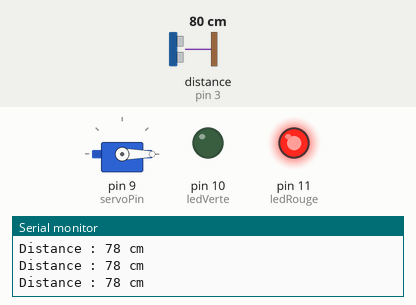
The sketch below on a simulated Arduino Uno, built with avr-gcc and run on an emulated ATmega328P. On the bench: servo, output pins drawn as LEDs (lit = HIGH), the last lines printed to the serial monitor. Wiring (inferred from the names in the program): ultrasonic range finder: trigger pin 4; echo pin 3. The inputs (shaded band) are chosen by the test bench; at power-on: distance to the obstacle (sensor on pin 3) 80 cm. The echo pulse lasts 58.3 µs per cm; pins used as bus, display or sensor lines are not drawn.

Above: at 1.2 s.
1.3 s: distance to the obstacle (sensor on pin 3) set to 8 cm
2.8 s: distance to the obstacle (sensor on pin 3) set to 5 cm
At 3.4 s:
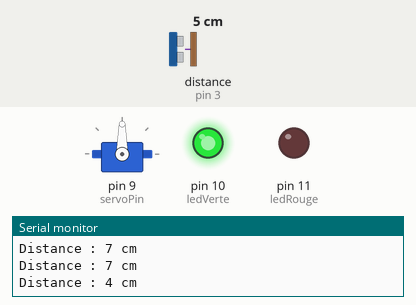
4.3 s: distance to the obstacle (sensor on pin 3) set to 9 cm
At 6.2 s:
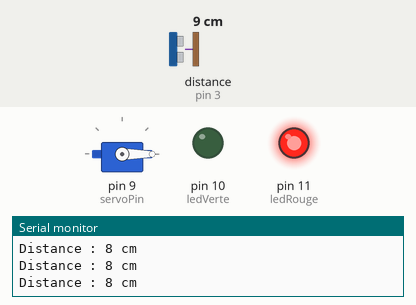
6.5 s: distance to the obstacle (sensor on pin 3) set to 2 cm
At 7.9 s:
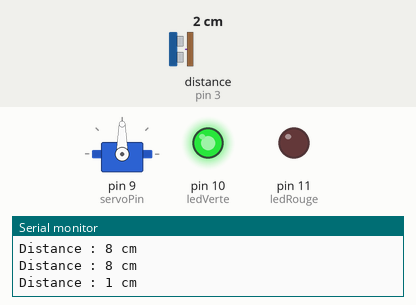
Timing chart, 0 to 9.1 s (numbered marks = the images above; inputs shaded):
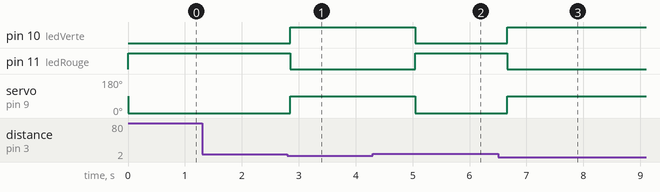

Measured:
- the behaviour switches between 7 and 6 cm on distance to the obstacle (sensor on pin 3) (found by bisection; images 0 and 1)
- after the input at 2.8 s, pin 10 (ledVerte): LOW → HIGH after 0.05 s; pin 11 (ledRouge): HIGH → LOW after 0.05 s; servo on pin 9 (servoPin): 0° → 90° after 0.05 s
- after the input at 4.3 s, pin 10 (ledVerte): HIGH → LOW after 0.75 s; pin 11 (ledRouge): LOW → HIGH after 0.75 s; servo on pin 9 (servoPin): 90° → 0° after 0.75 s
- after the input at 6.5 s, pin 10 (ledVerte): LOW → HIGH after 0.16 s; pin 11 (ledRouge): HIGH → LOW after 0.16 s; servo on pin 9 (servoPin): 0° → 90° after 0.16 s

The sketch:

barriere-automatique.ino
```cpp
#include <Servo.h>

// Déclaration du servo
Servo barriereServo;

// Définition des pins
const int trigPin = 4;      // Pin Trigger du HC-SR04
const int echoPin = 3;     // Pin Echo du HC-SR04
const int ledRouge = 11;     // LED rouge
const int ledVerte = 10;     // LED verte
const int servoPin = 9;     // Servo moteur MG996R

// Distance minimale pour détecter un obstacle (ici 5 cm)
const int distanceSeuil = 5;

void setup() {
  Serial.begin(9600);             // Initialisation de la communication série
  pinMode(trigPin, OUTPUT);       // Trigger en sortie
  pinMode(echoPin, INPUT);        // Echo en entrée
  pinMode(ledRouge, OUTPUT);      // LED rouge en sortie
  pinMode(ledVerte, OUTPUT);      // LED verte en sortie

  barriereServo.attach(servoPin); // Attacher le servo au pin défini
  barriereServo.write(90);        // Barrière initialement fermée (position 90°)
}

void loop() {
  // Envoi de l'impulsion sur le trigger
  digitalWrite(trigPin, LOW);
  delayMicroseconds(2);
  digitalWrite(trigPin, HIGH);
  delayMicroseconds(10);
  digitalWrite(trigPin, LOW);

  // Lecture de la durée de l'impulsion Echo
  long duree = pulseIn(echoPin, HIGH);

  // Conversion du temps en distance (cm)
  int distance = duree * 0.034 / 2;

  Serial.print("Distance : ");
  Serial.print(distance);
  Serial.println(" cm");

  if (distance <= distanceSeuil) {
    // Objet détecté à proximité
    digitalWrite(ledRouge, LOW);     // Éteindre la LED rouge
    digitalWrite(ledVerte, HIGH);    // Allumer la LED verte
    barriereServo.write(90);          // Ouvrir la barrière (0°)
    delay(2000);                     // On attend 2 secondes
  } else {
    // Pas d'objet détecté
    digitalWrite(ledRouge, HIGH);    // Allumer la LED rouge
    digitalWrite(ledVerte, LOW);     // Éteindre la LED verte
    barriereServo.write(0);         // Fermer la barrière (90°)
  }

  delay(200); // Délai pour éviter les déclenchements trop fréquents
}
```
